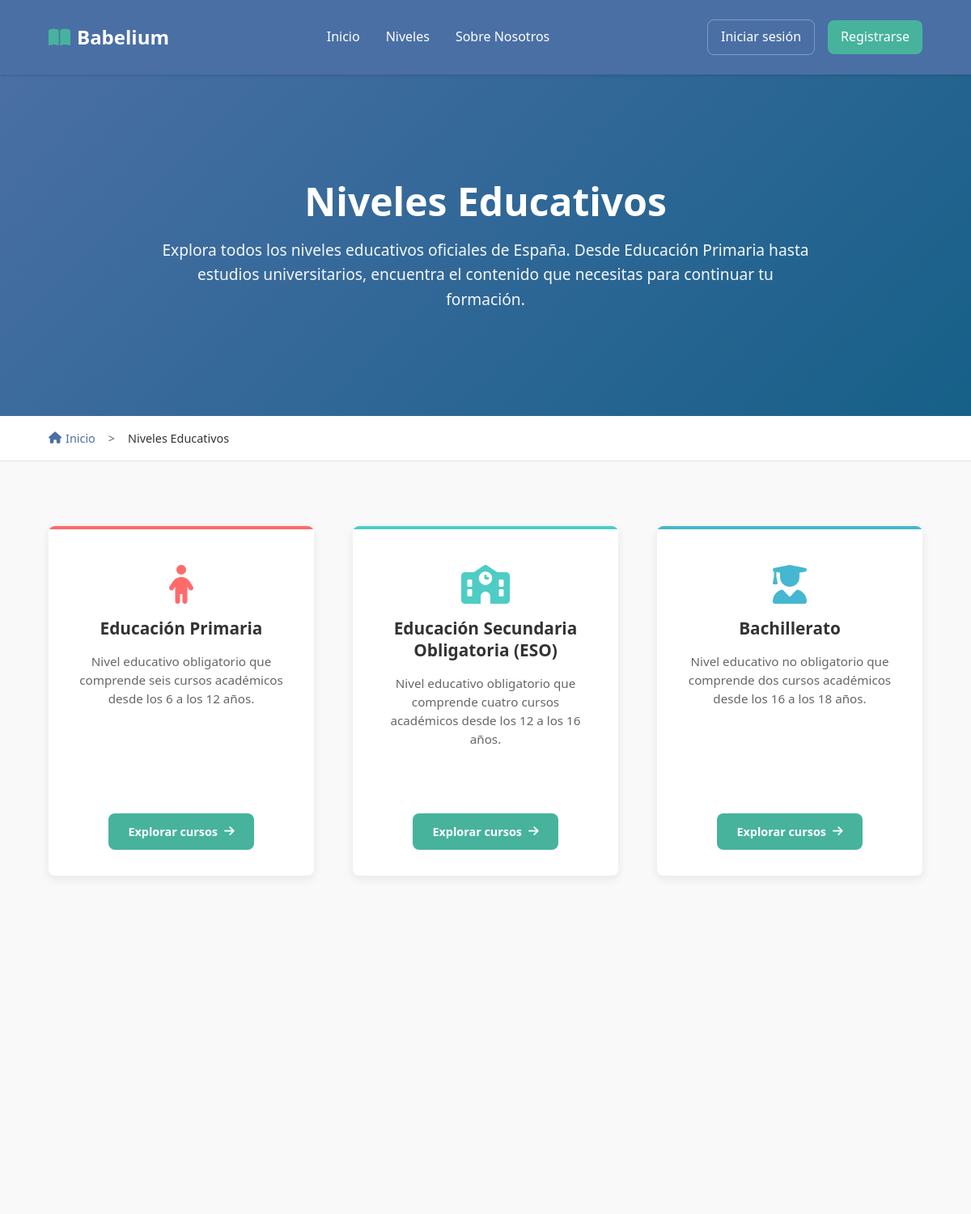
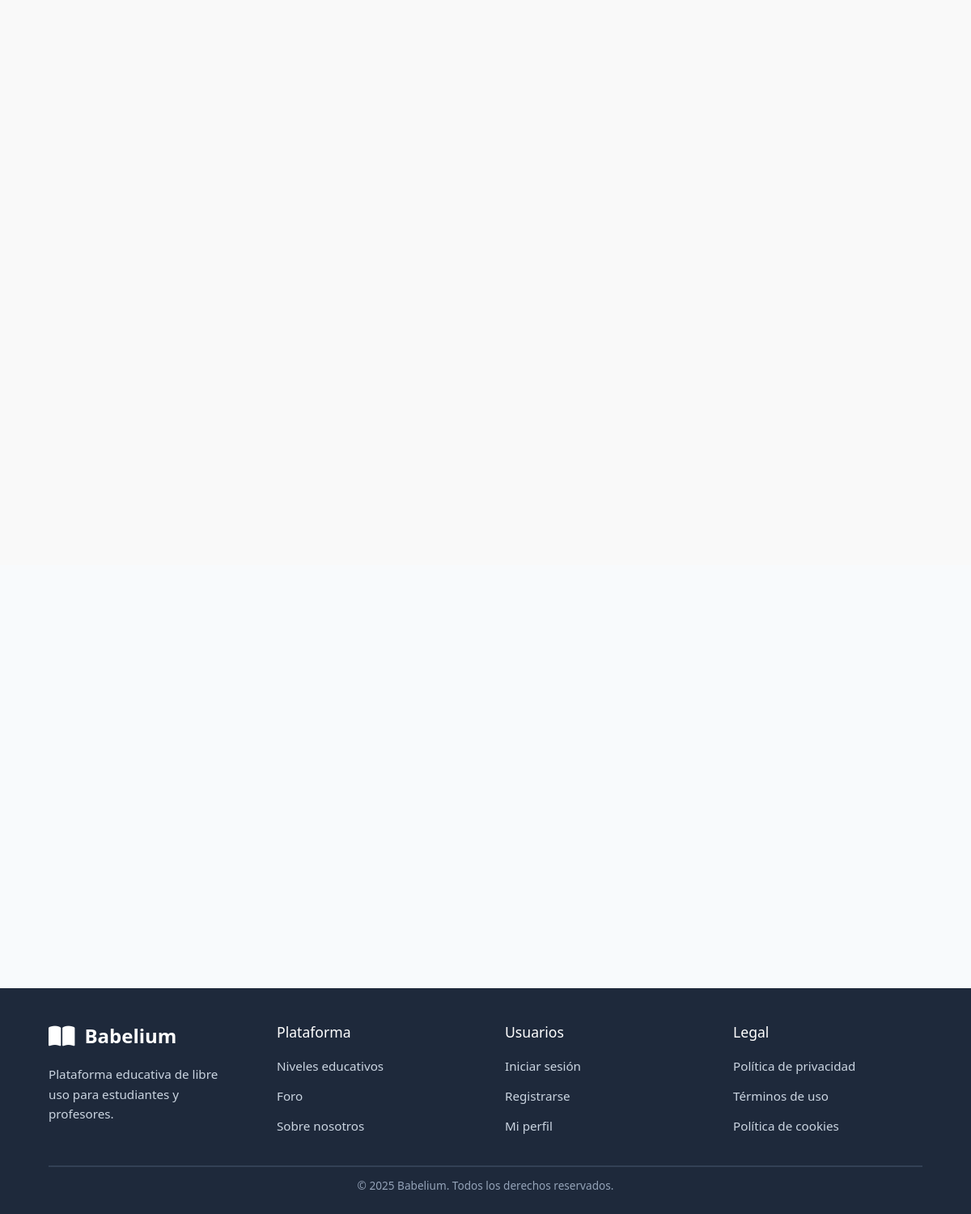
Page /niveles.php on the committed database (2 pictures, top to bottom).
### tables this page shows
CREATE TABLE `niveles_educativos` (
  `id` int(11) NOT NULL,
  `nombre` varchar(100) NOT NULL,
  `descripcion` text DEFAULT NULL,
  `orden` int(11) NOT NULL,
  `activo` tinyint(1) DEFAULT 1
);

### php/niveles-functions.php (called while the page is built)
<?php
function getNivelIcon($nombre) {
    $nombre_lower = strtolower($nombre);
    if (strpos($nombre_lower, 'primaria') !== false) {
        return 'fas fa-child';
    } elseif (strpos($nombre_lower, 'secundaria') !== false || strpos($nombre_lower, 'eso') !== false) {
        return 'fas fa-school';
    } elseif (strpos($nombre_lower, 'bachillerato') !== false) {
        return 'fas fa-user-graduate';
    } elseif (strpos($nombre_lower, 'básica') !== false) {
        return 'fas fa-tools';
    } elseif (strpos($nombre_lower, 'grado medio') !== false) {
        return 'fas fa-cogs';
    } elseif (strpos($nombre_lower, 'grado superior') !== false) {
        return 'fas fa-industry';
    } elseif (strpos($nombre_lower, 'universitario') !== false || strpos($nombre_lower, 'grado') !== false) {
        return 'fas fa-university';
    } else {
        return 'fas fa-book';
    }
}
function getNivelColor($nombre) {
    $nombre_lower = strtolower($nombre);
    if (strpos($nombre_lower, 'primaria') !== false) {
        return 'nivel-primaria';
    } elseif (strpos($nombre_lower, 'secundaria') !== false || strpos($nombre_lower, 'eso') !== false) {
        return 'nivel-secundaria';
    } elseif (strpos($nombre_lower, 'bachillerato') !== false) {
        return 'nivel-bachillerato';
    } elseif (strpos($nombre_lower, 'básica') !== false) {
        return 'nivel-fp-basica';
    } elseif (strpos($nombre_lower, 'grado medio') !== false) {
        return 'nivel-fp-medio';
    } elseif (strpos($nombre_lower, 'grado superior') !== false) {
        return 'nivel-fp-superior';
    } elseif (strpos($nombre_lower, 'universitario') !== false || strpos($nombre_lower, 'grado') !== false) {
        return 'nivel-universidad';
    } else {
        return 'nivel-default';
    }
}
?>

### niveles.php (the view, shortened to what this page needs)
<?php
require_once "db/connection.php";
require_once "php/niveles-functions.php";
$query = "SELECT id, nombre, descripcion, orden FROM niveles_educativos WHERE activo = 1 ORDER BY orden ASC";
$resultado = $conexion->query($query);
$niveles = [];
if ($resultado && $resultado->num_rows > 0) {
    while ($fila = $resultado->fetch_assoc()) {
        $niveles[] = $fila;
    }
}
?>
<!DOCTYPE html>
<html lang="es">
<head>
    <link rel="stylesheet" href="https://cdnjs.cloudflare.com/ajax/libs/font-awesome/6.5.0/css/all.min.css">
    <link rel="stylesheet" href="css/reset.css">
    <link rel="stylesheet" href="css/style.css">
    <link rel="stylesheet" href="css/niveles.css">
</head>
<body>
    <?php include_once "includes/header.php" ?>
    <main class="niveles-main">
        <section class="niveles-hero">
            <div class="hero-content">
                <h1>Niveles Educativos</h1>
                <p class="hero-description">
                    Explora todos los niveles educativos oficiales de España.
                    Desde Educación Primaria hasta estudios universitarios,
                    encuentra el contenido que necesitas para continuar tu formación.
                </p>
            </div>
        </section>
        <section class="breadcrumb">
            <div class="breadcrumb-container">
                <a href="index.php" class="breadcrumb-link">
                    <i class="fas fa-home"></i> Inicio
                </a>
                <span class="breadcrumb-separator">></span>
                <span class="breadcrumb-current">Niveles Educativos</span>
            </div>
        </section>
        <section class="niveles-section">
            <div class="niveles-container">
                <?php if (empty($niveles)): ?>
                    <div class="no-niveles">
                        <i class="fas fa-exclamation-triangle"></i>
                        <h3>No hay niveles educativos disponibles</h3>
                        <p>Por favor, contacta con el administrador del sistema.</p>
                    </div>
                <?php else: ?>
                    <div class="niveles-grid">
                        <?php foreach ($niveles as $nivel): ?>
                            <div class="nivel-card <?php echo getNivelColor($nivel['nombre']); ?>" id="<?php echo getNivelColor($nivel['nombre']); ?>">
                                <div class="nivel-icon">
                                    <i class="<?php echo getNivelIcon($nivel['nombre']); ?>"></i>
                                </div>
                                <div class="nivel-content">
                                    <h3 class="nivel-title"><?php echo htmlspecialchars($nivel['nombre']); ?></h3>
                                    <p class="nivel-description">
                                        <?php echo htmlspecialchars($nivel['descripcion']); ?>
                                    </p>
                                </div>
                                <div class="nivel-footer">
                                    <a href="cursos.php?nivel_id=<?php echo $nivel['id']; ?>" class="nivel-button">
                                        Explorar cursos
                                        <i class="fas fa-arrow-right"></i>
                                    </a>
                                </div>
                            </div>
                        <?php endforeach; ?>
                    </div>
                <?php endif; ?>
            </div>
        </section>
        <section class="info-section">
            <div class="info-container">
            </div>
        </section>
    </main>
    <?php include_once "includes/footer.php" ?>
</body>
</html>

### css/style.css (style rules this page uses)
:root { --primary-color: #4a6fa5; --secondary-color: #166088; --accent-color: #47b39d; --background-color: #f9f9f9; --text-color: #333333; --light-text: #666666; --white: #ffffff; --ods-education: #c5192d; --ods-inequality: #ff9e00; --ods-communities: #56c02b; --spacing-xs: 0.5rem; --spacing-sm: 1rem; --spacing-md: 2rem; --spacing-lg: 3rem; --spacing-xl: 5rem; --border-radius: 0.5rem; }
body { font-family: "Segoe UI", Tahoma, Geneva, Verdana, sans-serif; color: var(--text-color); line-height: 1.6; background-color: var(--background-color); }
h1, h2, h3, h4, h5, h6 { margin-bottom: var(--spacing-sm); line-height: 1.2; }
h1 { font-size: 3rem; font-weight: 700; }
h3 { font-size: 1.5rem; font-weight: 600; }
p { margin-bottom: var(--spacing-sm); }
a { text-decoration: none; color: var(--primary-color); transition: all 0.3s ease; }
section { padding: var(--spacing-xl) 5%; }
.hero-content { flex: 1; padding: var(--spacing-lg); min-width: 20rem; }

### css/niveles.css (style rules this page uses)
:root { --nivel-primaria: #ff6b6b; --nivel-secundaria: #4ecdc4; --nivel-bachillerato: #45b7d1; --nivel-fp-basica: #96ceb4; --nivel-fp-medio: #feca57; --nivel-fp-superior: #ff9ff3; --nivel-universidad: #54a0ff; --nivel-default: #778ca3; }
.niveles-main { min-height: 100vh; background-color: var(--background-color); }
.niveles-hero { background: linear-gradient(135deg, var(--primary-color) 0%, var(--secondary-color) 100%); color: var(--white); padding: var(--spacing-xl) 5%; text-align: center; }
.hero-content h1 { font-size: 3rem; margin-bottom: var(--spacing-sm); font-weight: 700; }
.hero-description { font-size: 1.2rem; max-width: 50rem; margin: 0 auto; line-height: 1.6; opacity: 0.95; }
.breadcrumb { background-color: var(--white); padding: var(--spacing-sm) 5%; border-bottom: 1px solid #e0e6ed; }
.breadcrumb-container { display: flex; align-items: center; font-size: 0.9rem; }
.breadcrumb-link { color: var(--primary-color); text-decoration: none; display: flex; align-items: center; gap: 0.3rem; transition: color 0.3s ease; }
.breadcrumb-separator { margin: 0 var(--spacing-sm); color: var(--light-text); }
.breadcrumb-current { color: var(--text-color); font-weight: 500; }
.niveles-section { padding: var(--spacing-xl) 5%; }
.niveles-container { max-width: 80rem; margin: 0 auto; }
.niveles-grid { display: grid; grid-template-columns: repeat(auto-fit, minmax(20rem, 1fr)); gap: var(--spacing-lg); margin-bottom: var(--spacing-xl); }
.nivel-card { background: var(--white); border-radius: var(--border-radius); box-shadow: 0 4px 12px rgba(0, 0, 0, 0.08); overflow: hidden; transition: all 0.3s ease; display: flex; flex-direction: column; position: relative; }
.nivel-card::before { content: ""; position: absolute; top: 0; left: 0; right: 0; height: 4px; background: var(--primary-color); transition: all 0.3s ease; }
.nivel-primaria::before { background: var(--nivel-primaria); }
.nivel-secundaria::before { background: var(--nivel-secundaria); }
.nivel-bachillerato::before { background: var(--nivel-bachillerato); }
.nivel-icon { padding: var(--spacing-lg) var(--spacing-md) var(--spacing-sm); text-align: center; }
.nivel-icon i { font-size: 3rem; color: var(--primary-color); transition: all 0.3s ease; }
.nivel-primaria .nivel-icon i { color: var(--nivel-primaria); }
.nivel-secundaria .nivel-icon i { color: var(--nivel-secundaria); }
.nivel-bachillerato .nivel-icon i { color: var(--nivel-bachillerato); }
.nivel-content { padding: 0 var(--spacing-md) var(--spacing-md); flex-grow: 1; text-align: center; }
.nivel-title { font-size: 1.3rem; font-weight: 600; margin-bottom: var(--spacing-sm); color: var(--text-color); line-height: 1.3; }
.nivel-description { color: var(--light-text); line-height: 1.5; font-size: 0.95rem; }
.nivel-footer { padding: var(--spacing-md); text-align: center; }
.nivel-button { display: inline-flex; align-items: center; gap: 0.5rem; background-color: var(--accent-color); color: var(--white); padding: 0.7rem 1.5rem; border-radius: var(--border-radius); text-decoration: none; font-weight: 600; font-size: 0.9rem; transition: all 0.3s ease; }
.nivel-button i { transition: transform 0.3s ease; }
.info-section { background-color: #f8fafc; padding: var(--spacing-xl) 5%; }
.info-container { max-width: 60rem; margin: 0 auto; display: grid; grid-template-columns: repeat(auto-fit, minmax(18rem, 1fr)); gap: var(--spacing-lg); }

### rows in the picture
niveles_educativos: nombre "Educación Primaria", descripcion "Nivel educativo obligatorio que comprende seis cursos académicos desde los 6 a los 12 años."
niveles_educativos: nombre "Educación Secundaria Obligatoria (ESO)", descripcion "Nivel educativo obligatorio que comprende cuatro cursos académicos desde los 12 a los 16 años."
niveles_educativos: nombre "Bachillerato", descripcion "Nivel educativo no obligatorio que comprende dos cursos académicos desde los 16 a los 18 años."
